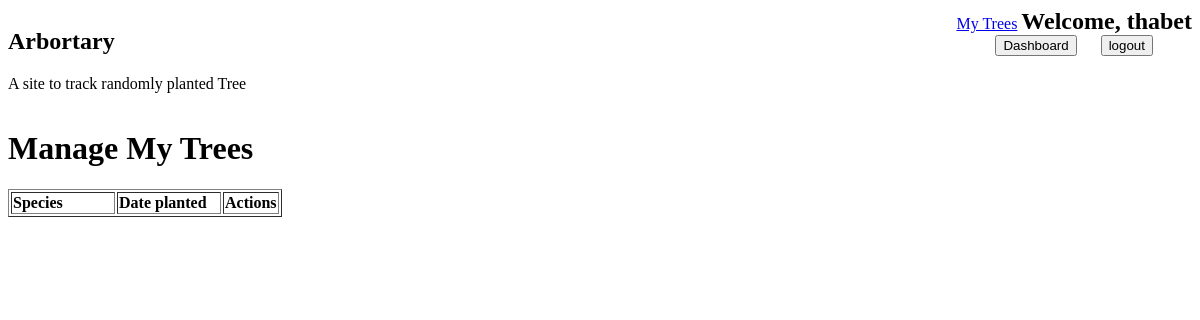
The page /user/account (signed in) on the database as committed earlier.
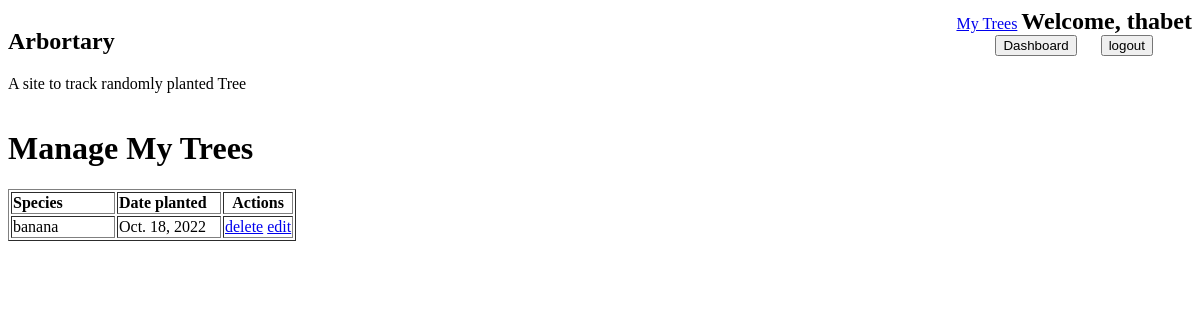
The same page on the database as committed later.
### app/models.py (models this page shows)
class Trees(models.Model):
    Species=models.CharField(max_length=255)
    location=models.CharField(max_length=255)
    reason=models.CharField(max_length=255)
    date_planted=models.DateField()
    user=models.ForeignKey(Users,related_name="trees", on_delete = models.CASCADE)
    created_at=models.DateTimeField(auto_now_add=True)
    updated_at=models.DateTimeField(auto_now=True)
    objects=TreeManager()
    visitors=models.ManyToManyField(Users,related_name='user_visitors',null=True)

### app/views.py (the view)
# urls.py: path('user/account',views.myTrees),
def myTrees(request):
    if "Uid" in request.session:
        context={'user':Users.objects.get(id=request.session['Uid'])
        }
        return render(request,'mytree.html',context)
    else:
        return redirect('/')

### app/templates/mytree.html (shortened to what this page needs)
<!DOCTYPE html>
<html lang="en">
<head>
</head>
<body>
    <header>
        <div>
            <h2>Arbortary</h2>
            <p>A site to track randomly planted Tree</p>
        </div>
        <div>
            <div>
                <a href="/user/account">My Trees</a>
                <h2 style="display:inline;">Welcome, {{user.first_name}}</h2>
            </div>
            <div style="text-align:center ;"><a href="/logged" style="display: inline; margin-right: 20px;"><button>Dashboard</button></a>
                <a href="/logout" style="display:inline ;"><button>logout</button></a>
            </div>
        </div>
    </header>
    <h1>Manage My Trees</h1>
    <table border="1">
        <thead>
            <th style="width:100px;text-align: start;" >Species</th>
            <th style="width:100px;text-align: start;">Date planted</th>
            <th>Actions</th>
        </thead>
        {%for tree in user.trees.all%}
        <tr>
            <td>{{tree.Species}}</td>
            <td>{{tree.date_planted}}</td>
            <td><a href="/delete/{{tree.id}}" style="display: inline ;">delete</a> <a href="/edit/{{tree.id}}" style="display: inline;">edit</a></td>
        </tr>
        {%endfor%}
    </table>
</body>
</html>

Rows that differ between the two databases and show on the page:
added Trees: Species "banana", date_planted "Oct. 18, 2022"
